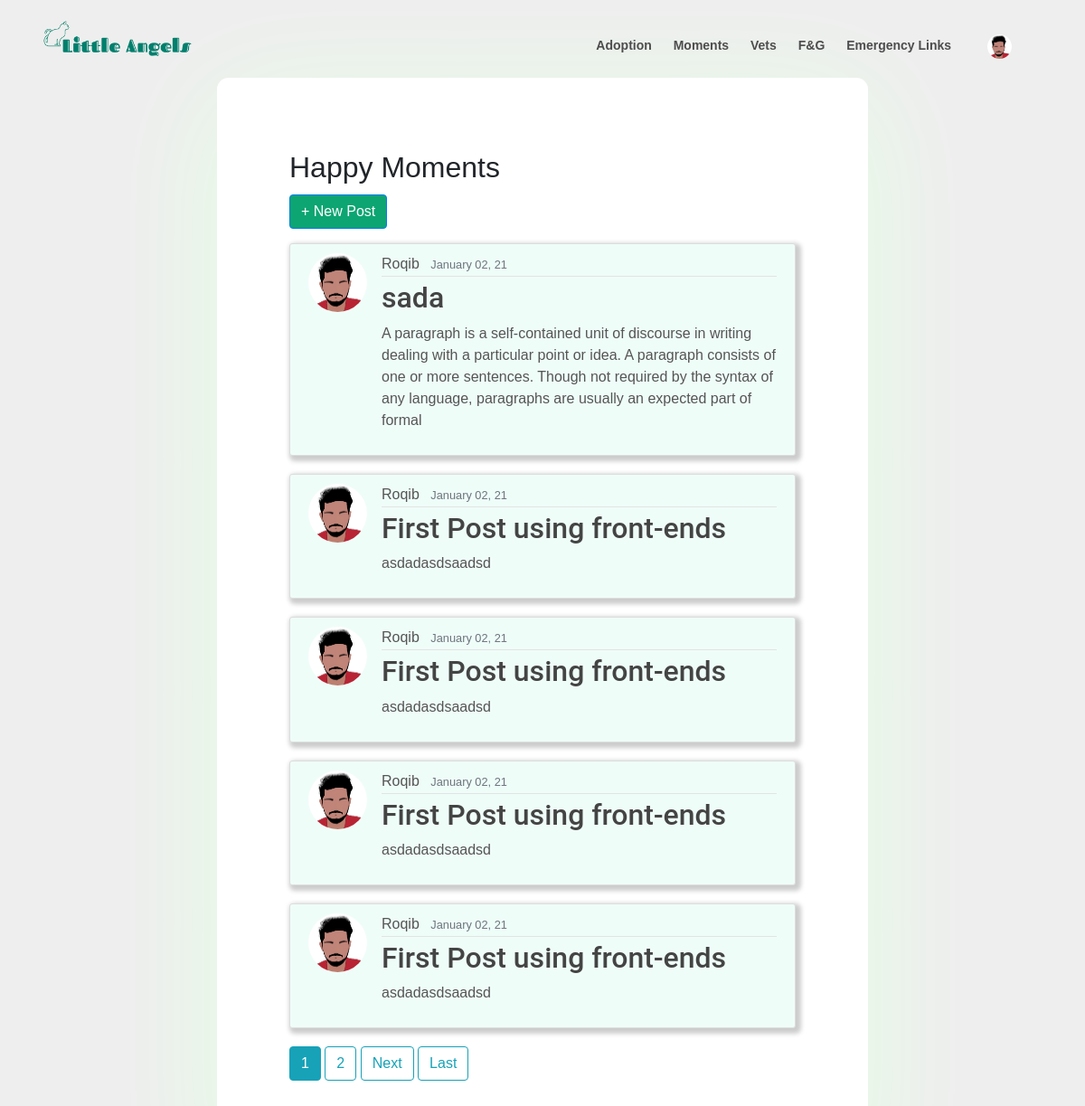
Page /moments/ (signed in) on the earlier database version.
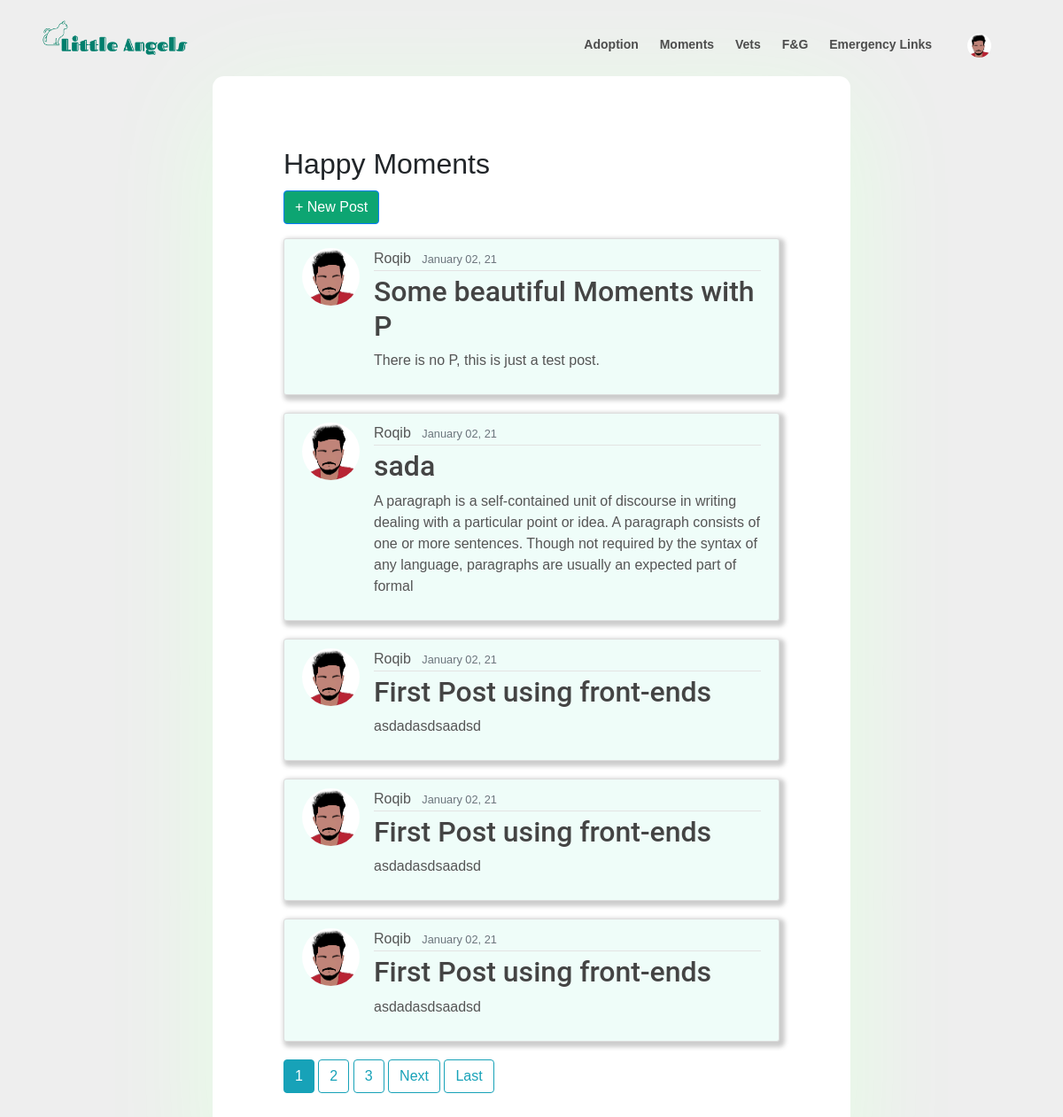
Same page on the later database version.
### feed/models.py (models this page shows, shortened)
class Post(models.Model):
    title = models.CharField(max_length=30)
    content = models.TextField();
    date = models.DateTimeField(default=timezone.now)
    author = models.ForeignKey(User, on_delete=models.CASCADE); #if user is deleted, all post gets deleted
    approved = models.BooleanField(default=False)
    image = models.ImageField( blank=True, null=True, upload_to= 'happy_pics')

### users/models.py (models this page shows, shortened)
class Profile(models.Model):
    accTypes= [
    ('normal', 'Normal'),
    ('vet', 'Vetenarian'),
    ('shop', 'Shop Owner')
    ]
    user = models.OneToOneField(User, on_delete=models.CASCADE)
    image = models.ImageField(default='default.png',  upload_to='profile_pics')
    user_type = models.CharField(max_length=30, choices = accTypes, default='null')

### feed/views.py (the view)
# urls.py: path('', PostListView.as_view(), name='adoption'),
class PostListView(LoginRequiredMixin, ListView):
    model = Post
    template_name = 'feed/feed.html'
    context_object_name = 'posts'
    ordering = ['-date']
    paginate_by = 5

### feed/templates/feed/feed.html (shortened to what this page needs)
{% extends 'home/base.html' %}
{% block content %}
<div class="boss">
    <div class="blog-post">
        <div>
            <h2>Happy Moments<h2>
            <div class="form-group">
                <a href="{% url 'post_create' %}">
                    <button class="btn btn-outline-primary" type="submit" style="background-color:rgb(13, 165, 114); outline-style:none; color:white">+ New Post</button>
                </a>
            </div>
        </div>
        {% for p in posts %}
            <article class="media content-section">
                <img class="rounded-circle article-img" width="50px" src="{{p.author.profile.image.url}}" alt="">
                <div class="media-body">
                <div class="article-metadata">
                    <a class="mr-2" href="{% url 'user_posts' p.author.username %}">{{ p.author }}</a>
                    <small class="text-muted">{{ p.date| date:"F d, y"}}</small>
                </div>
                <h2><a class="article-title" href="{% url 'post_detail' p.id %}">{{ p.title }}</a></h2>
                <p class="article-content">{{ p.content }}</p>
                </div>
            </article>
        {%endfor %}
        {% if is_paginated %}
            {% for num in page_obj.paginator.page_range %}
                {% if page_obj.number == num %}
                    <a class="btn btn-info mb-4" href="?page={{num}}">{{num}}</a>
                {% elif num > page_obj.number|add:'-3' and num < page_obj.number|add:'3' %}
                <a class="btn btn-outline-info mb-4" href="?page={{num}}">{{ num }}</a>
                {% endif %}
            {% endfor %}
            {% if page_obj.has_next %}
                <a class="btn btn-outline-info mb-4" href="?page={{page_obj.next_page_number}}">Next</a>
                <a class="btn btn-outline-info mb-4" class="prev" href="?page={{page_obj.paginator.num_pages}}">Last</a>
            {% endif %}
        {% endif %}
    </div>
</div>
{% endblock content %}

Differences in the rows shown:
no longer on this page (row unchanged): Post: author.profile.image (picture), author "Roqib", date "January 02, 21", title "First Post using front-ends", content "asdadasdsaadsd"
added Post: author.profile.image (picture), author "Roqib", date "January 02, 21", title "Some beautiful Moments with P", content "There is no P, this is just a test post."
Other differences:
new list line: "3"
